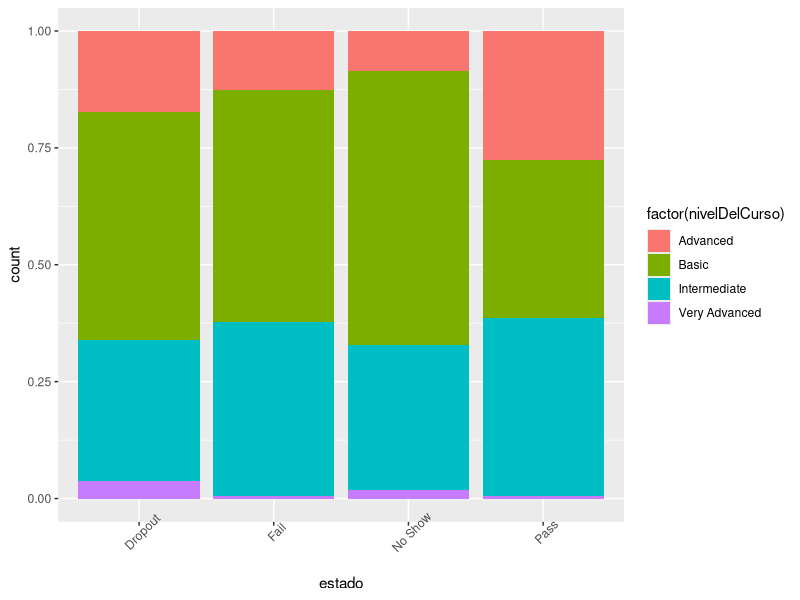

Write the R code that produced this figure.
setwd("~/Documents/Seminario/CoursesDataManagement/analisis_correlacional")

############## Libraries ##############
library(dplyr)
library(ggplot2)
#######################################

#Leer archivo csv generado despues de analisis descriptivo  
coursesData <- read.csv("courses_data_cleaned_version_3.csv",header = T,sep = ",", encoding = "UTF-8");


#Tabla de proporcioes de mas de una variable (dos es lo recomendable)

table_estado_nivel <- table(coursesData$estado,coursesData$nivelDelCurso)

#Tabla en proporciones
 prop.table(table_estado_nivel,2)

#GGplot
ggplot(coursesData) +
  aes(x = estado, fill = factor(nivelDelCurso)) +
  geom_bar(position = "fill") +
  theme(axis.text.x = element_text(angle = 45))

#H_0: Las categorias de estado y nivelDelCurso son independientes.
#H_A: Las categorias de estado y nivelDelCurso son dependientes.
#Regla: Aceptamos nuestra hipotesis nula cuando nuestro p-value de nuestra prueba chis.test es menor es menor a 0.05
chisq.test(table_estado_nivel)
# El valor de nuestro p-value es 2.2e-16
# Conclusion: Segun nuestro p-value, aceptamos nuestra hipotesis nula, por lo tanto las variables son independientes.